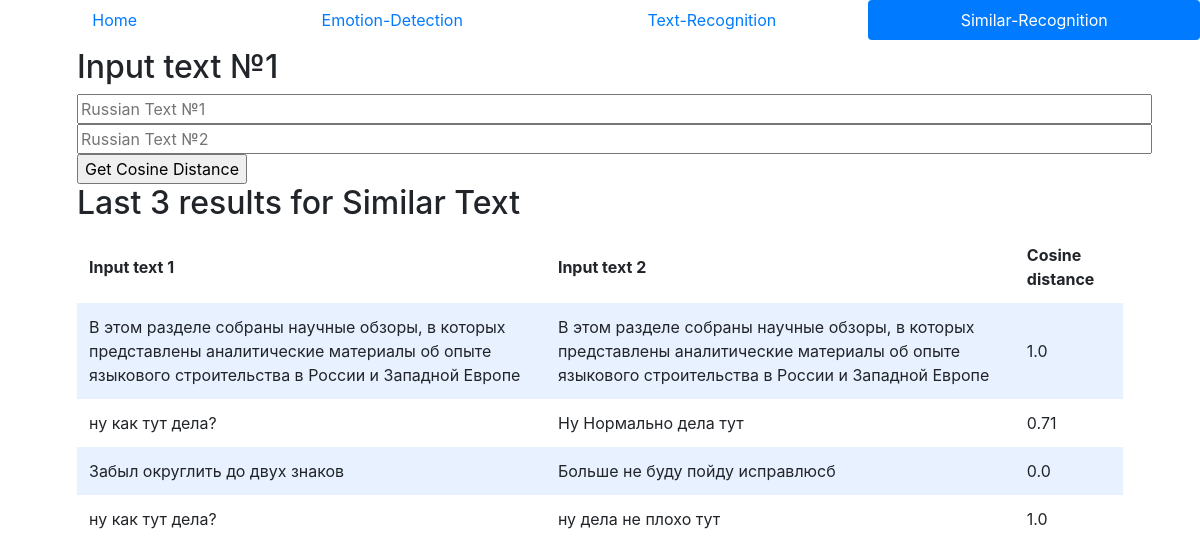
Before: /similar-recognition with the older database file.
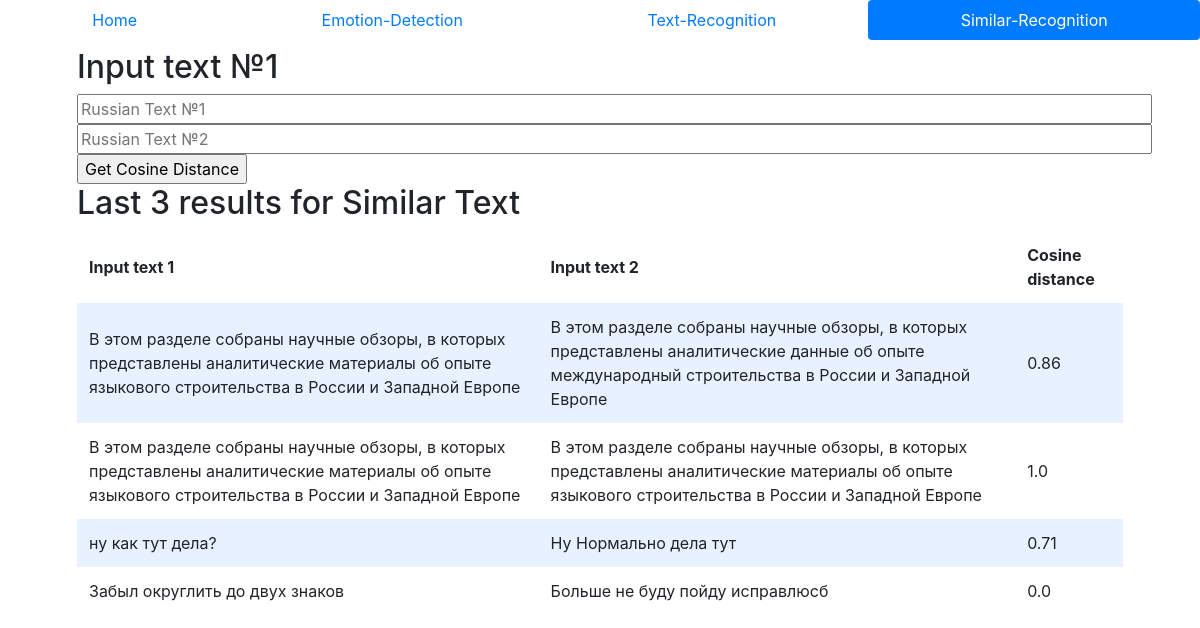
After: the same page with the newer database file.
### tables this page shows
CREATE TABLE similar(id INTEGER PRIMARY KEY AUTOINCREMENT, text_1 TEXT NOT NULL, text_2 TEXT NOT NULL, score FLOAT NOT NULL);

### app.py (the view)
@app.route("/similar-recognition", methods=["GET", "POST"])
def similar_txt():
    if request.method == "POST":
        text_1 = request.form.get("text_1")
        text_2 = request.form.get("text_2")
        if not text_1 or not text_2:  # If there is no name, showing erros page
            return render_template("error.html", message="No texts, try again!")
        get_cosine = similarity.processing(text_1, text_2)
        db.execute("INSERT INTO similar (text_1, text_2, score) VALUES(?, ?, ?)", text_1, text_2, get_cosine)
        results = db.execute("SELECT * FROM similar ORDER BY id DESC LIMIT 4")
        return render_template("similar-recognition.html", results=results)
    else:
        results = db.execute("SELECT * FROM similar ORDER BY id DESC LIMIT 4")
        return render_template("similar-recognition.html", results=results)

### app.py (called while the page is built)
@app.after_request
def after_request(response):
    response.headers["Cache-Control"] = "no-cache, no-store, must-revalidate"
    response.headers["Expires"] = 0
    response.headers["Pragma"] = "no-cache"
    return response

### templates/similar-recognition.html (shortened to what this page needs)
<!DOCTYPE html>
<html lang="en">
    <head>
        <link rel="stylesheet" href="https://cdn.jsdelivr.net/npm/bootstrap@4.5.3/dist/css/bootstrap.min.css">
        <link href="static/styles.css" rel="stylesheet">
    </head>
    <body>
        <nav class="nav nav-pills nav-fill">
            <li class="nav-item">
                <a class="nav-link" href="/">Home</a>
            </li>
            <li class="nav-item">
                <a class="nav-link" href="/emotion-detection">Emotion-Detection</a>
            </li>
            <li class="nav-item">
                <a class="nav-link" href="/text-recognition">Text-Recognition</a>
            </li>
            <li class="nav-item">
                <a class="nav-link active" href="/similar-recognition">Similar-Recognition</a>
            </li>
        </nav>
        <div class="container">
            <div class="section">
                <h2>Input text №1</h2>
                <form action="/similar-recognition" method="post">
                    <input autofocus placeholder="Russian Text №1" name="text_1" type="text" size="100" required>
                    <input autofocus placeholder="Russian Text №2" name="text_2" type="text" size="100" required>
                    <input type="submit" value="Get Cosine Distance">
                </form>
                <h2>Last 3 results for Similar Text</h2>
                <table>
                    <thead>
                        <tr>
                            <th>Input text 1</th>
                            <th>Input text 2</th>
                            <th>Cosine distance</th>
                        </tr>
                    </thead>
                    <tbody>
                        {% for result in results %}
                            <tr>
                                <td>{{ result.text_1 }}</td>
                                <td>{{ result.text_2 }}</td>
                                <td>{{ result.score }}</td>
                            </tr>
                        {% endfor %}
                    </tbody>
                </table>
            </div>
        </div>
    </body>
</html>

### static/styles.css (style rules this page uses)
.section { padding-bottom: 1rem; padding-left: 2rem; padding-right: 2rem; padding-top: 0.5rem; }
table { background-color: transparent; margin-bottom: 1rem; width: 100%; }
table th, table td { padding: 0.75rem; vertical-align: middle; }
tbody tr:nth-of-type(odd) { background-color: rgb(179, 208, 255, 0.3) }

Changed rows visible on the page:
no longer on this page (row unchanged): similar: text_1 "ну как тут дела?", text_2 "ну дела не плохо тут", score "1.0"
added similar: text_1 "В этом разделе собраны научные обзоры, в которых представлены аналитические материалы об опыте языкового строительства в России и Западной Европе", text_2 "В этом разделе собраны научные обзоры, в которых представлены аналитические данные об опыте международный строительства в России и Западной Европе", score "0.86"
